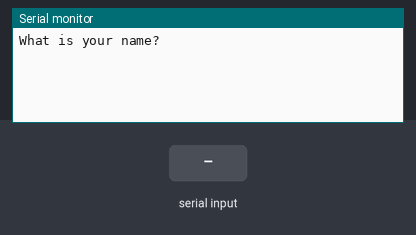
A sketch run on a simulated Arduino Uno, built with avr-gcc and run on an emulated ATmega328P. Shown: the last lines printed to the serial monitor. The inputs (shaded band) are chosen by the test bench.

Above: at 1.2 s.
1.3 s: "1" received over Serial
At 3.1 s:
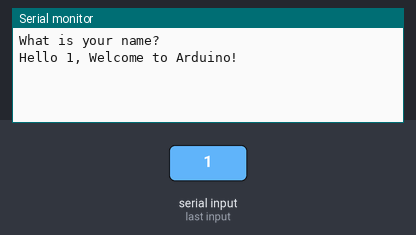
3.8 s: "0" received over Serial
At 5.2 s:
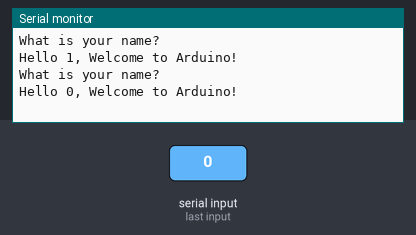
5.3 s: "2" received over Serial
At 7.6 s:
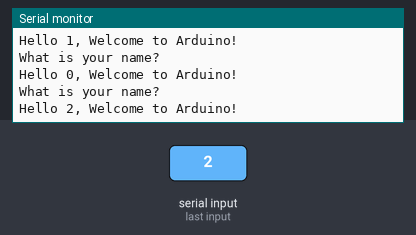

Measured:
- after the input at 1.3 s, the serial monitor: prints a new line after 1.0 s (image 1)
- after the input at 3.8 s, the serial monitor: prints a new line after 1.0 s (image 2)
- after the input at 5.3 s, the serial monitor: prints a new line after 1.5 s (image 3)

The sketch:

Tutorial_19_1_ReadString_from_Serial_Monitor.ino
```cpp
//Reading Strings from Serial Monitor
String myName = ""; //user's input
String msg = "What is your name?";
String msg2 = "Hello ";
String msg3 = ", Welcome to Arduino!";

int wait = 1000;

void setup() {
  // put your setup code here, to run once:
  Serial.begin(9600);
}

void loop() {
  // put your main code here, to run repeatedly:

  Serial.println(msg);

  while(!Serial.available()) {
    //do nothing, wait for user's input
  }

  myName = Serial.readString(); //read user's string input

  Serial.println(msg2 + myName + msg3);
  delay(wait);
}
```
